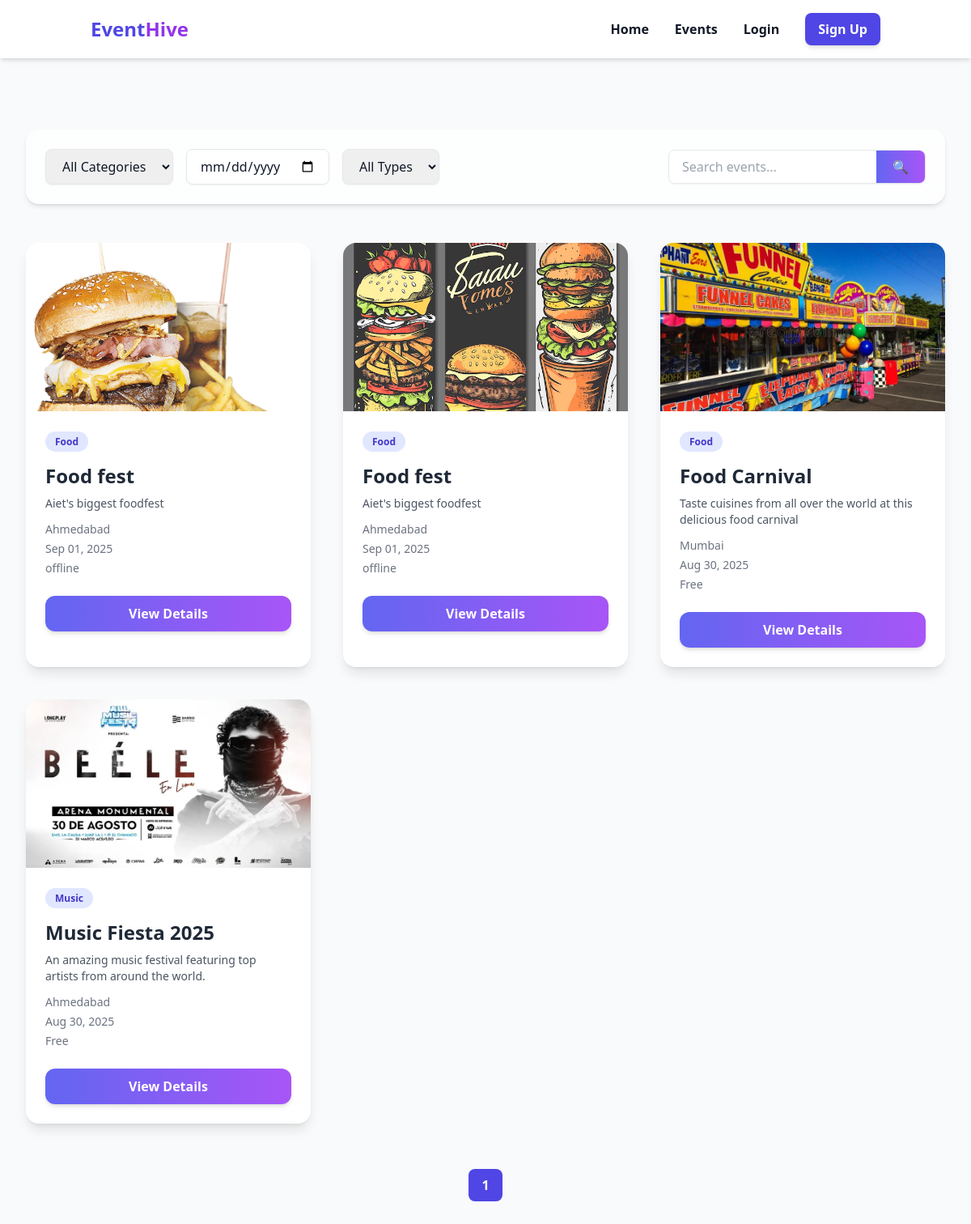
Screenshot of /ahome/ with the database file from the repository.
### EventHive_app/models.py (models this page shows, shortened)
class Event(models.Model):
    EVENT_TYPE_CHOICES = [
        ("free", "Free"),
        ("paid", "Paid"),
    ]
    STATUS_CHOICES = [
        ("draft", "Draft"),
        ("published", "Published"),
        ("archived", "Archived"),
    ]
    title = models.CharField(max_length=200)
    description = models.TextField()
    category = models.ForeignKey(Category, on_delete=models.SET_NULL, null=True, blank=True)
    banner_image = models.ImageField(upload_to="events/banners/", blank=True, null=True)
    start_date = models.DateField()
    end_date = models.DateField()
    start_time = models.TimeField(null=True, blank=True)
    end_time = models.TimeField(null=True, blank=True)
    location = models.CharField(max_length=200)
    event_type = models.CharField(max_length=10, choices=EVENT_TYPE_CHOICES, default="free")
    status = models.CharField(max_length=20, choices=STATUS_CHOICES, default="draft")
    organizer_name = models.CharField(max_length=100)
    organizer_email = models.EmailField()
    organizer_phone = models.CharField(max_length=15)
    created_at = models.DateTimeField(auto_now_add=True)
    class Meta:
        ordering = ["-created_at"]  # ✅ latest event first

class Category(models.Model):
    name = models.CharField(max_length=100, unique=True)
    icon = models.CharField(
        max_length=50, blank=True, null=True,
        help_text="Bootstrap icon class (e.g. bi-music-note)")

### EventHive_app/views.py (the view)
# urls.py: path("ahome/", views.attendee_home, name="attendee_home"),
def attendee_home(request):
    events = Event.objects.all()
    categories = Category.objects.all()
    category_filter = request.GET.get("category", "all")
    date_filter = request.GET.get("date", "")
    event_type_filter = request.GET.get("event_type", "all")
    search_query = request.GET.get("search", "")
    if category_filter != "all":
        events = events.filter(category__name__iexact=category_filter)
    if date_filter:
        events = events.filter(start_date=date_filter)
    if event_type_filter != "all":
        events = events.filter(event_type__iexact=event_type_filter)
    if search_query:
        events = events.filter(
            Q(title__icontains=search_query) |
            Q(description__icontains=search_query) |
            Q(location__icontains=search_query)
        )
    paginator = Paginator(events, 6)
    page_number = request.GET.get("page")
    events_page = paginator.get_page(page_number)
    query_params = request.GET.copy()
    if "page" in query_params:
        query_params.pop("page")
    return render(request, "attendeehome.html", {
        "events": events_page,
        "categories": categories,
        "category_filter": category_filter,
        "date_filter": date_filter,
        "event_type_filter": event_type_filter,
        "search_query": search_query,
        "query_params": query_params.urlencode(),
        "user_data": request.session.get('user_data', {})
    })

### templates/attendeehome.html (shortened to what this page needs)
{% extends 'base.html' %}
{% load static %}
{% block content %}
<link href="https://unpkg.com/aos@2.3.1/dist/aos.css" rel="stylesheet">
<div class="max-w-7xl mx-auto px-4 sm:px-6 lg:px-8 py-12">
    <form method="get" class="flex flex-wrap gap-4 mb-12 items-center justify-between bg-white/70 backdrop-blur-md p-6 rounded-2xl shadow-md" data-aos="fade-up">
        <div class="flex flex-wrap gap-4">
            <select name="category" class="px-4 py-2 border rounded-lg shadow-sm focus:ring-indigo-500">
                <option value="all">All Categories</option>
            </select>
            <input type="date" name="date" value="{{ date_filter }}"
                   class="px-4 py-2 border rounded-lg shadow-sm focus:ring-indigo-500">
            <select name="event_type" class="px-4 py-2 border rounded-lg shadow-sm focus:ring-indigo-500">
                <option value="all">All Types</option>
            </select>
        </div>
        <div class="flex items-center border rounded-lg shadow-sm overflow-hidden">
            <input type="text" name="search" placeholder="Search events..."
                   value="{{ search_query }}"
                   class="search-input px-4 py-2 w-64">
            <button type="submit" class="gradient-btn text-white px-5 py-2 font-semibold">
                🔍
            </button>
        </div>
    </form>
    <div class="grid grid-cols-1 sm:grid-cols-2 md:grid-cols-3 gap-10">
        {% for event in events %}
        <div class="bg-white rounded-2xl shadow-lg overflow-hidden card-hover"
             data-aos="zoom-in" data-aos-duration="1000">
            {% if event.banner_image %}
            <img src="{{ event.banner_image.url }}" alt="{{ event.title }}"
                 class="w-full h-52 object-cover">
            {% else %}
            <img src="https://picsum.photos/seed/{{ event.id }}/800/500"
                 alt="dummy" class="w-full h-52 object-cover">
            {% endif %}
            <div class="p-6">
                <span class="bg-indigo-100 text-indigo-700 text-xs font-semibold px-3 py-1 rounded-full">
                    {{ event.category.name }}
                </span>
                <h3 class="text-2xl font-bold mt-4 text-gray-800 hover:text-indigo-600 transition">
                    {{ event.title }}
                </h3>
                <p class="text-gray-600 text-sm mt-2">
                    {{ event.description|truncatewords:15 }}
                </p>
                <div class="mt-3 space-y-1 text-sm text-gray-500">
                    <p> {{ event.location }}</p>
                    <p> {{ event.start_date|date:"M d, Y" }}</p>
                    <p> {{ event.get_event_type_display }}</p>
                </div>
                <a href="{% url 'event_detail' event.id %}"
                   class="gradient-btn block mt-6 text-center text-white py-2.5 rounded-xl font-semibold shadow-md transition">
                    View Details
                </a>
            </div>
        </div>
        {% empty %}
        <p class="col-span-3 text-center text-gray-500 text-lg">🚫 No events found.</p>
        {% endfor %}
    </div>
    <div class="flex justify-center mt-14">
        <nav class="flex items-center space-x-2" data-aos="fade-up">
            {% for num in events.paginator.page_range %}
            {% if num == events.number %}
            <span class="px-4 py-2 bg-indigo-600 text-white font-bold rounded-lg">{{ num }}</span>
            {% elif num > events.number|add:'-2' and num < events.number|add:'2' %}
            <a href="?page={{ num }}" class="px-3 py-2 bg-gray-200 hover:bg-indigo-600 hover:text-white rounded-lg">{{ num }}</a>
            {% endif %}
            {% endfor %}
        </nav>
    </div>
</div>
{% endblock %}

### templates/attendeehome.html (style rules this page uses)
.card-hover { transition: all 0.4s ease; }
.gradient-btn { background: linear-gradient(90deg, #6366f1, #a855f7, #ec4899); background-size: 200% 200%; transition: all 0.4s ease; }

### rows the page displays
Event: banner_image (picture), category.name "Food", title "Food fest", description "Aiet's biggest foodfest", location "Ahmedabad", start_date "Sep 01, 2025", event_type "offline"
Event: banner_image (picture), category.name "Food", title "Food fest", description "Aiet's biggest foodfest", location "Ahmedabad", start_date "Sep 01, 2025", event_type "offline"
Event: banner_image (picture), category.name "Food", title "Food Carnival", description "Taste cuisines from all over the world at this delicious food carnival", location "Mumbai", start_date "Aug 30, 2025", event_type "Free"
Event: banner_image (picture), category.name "Music", title "Music Fiesta 2025", description "An amazing music festival featuring top artists from around the world.", location "Ahmedabad", start_date "Aug 30, 2025", event_type "Free"

### other values shown
{{ num }} "1"
